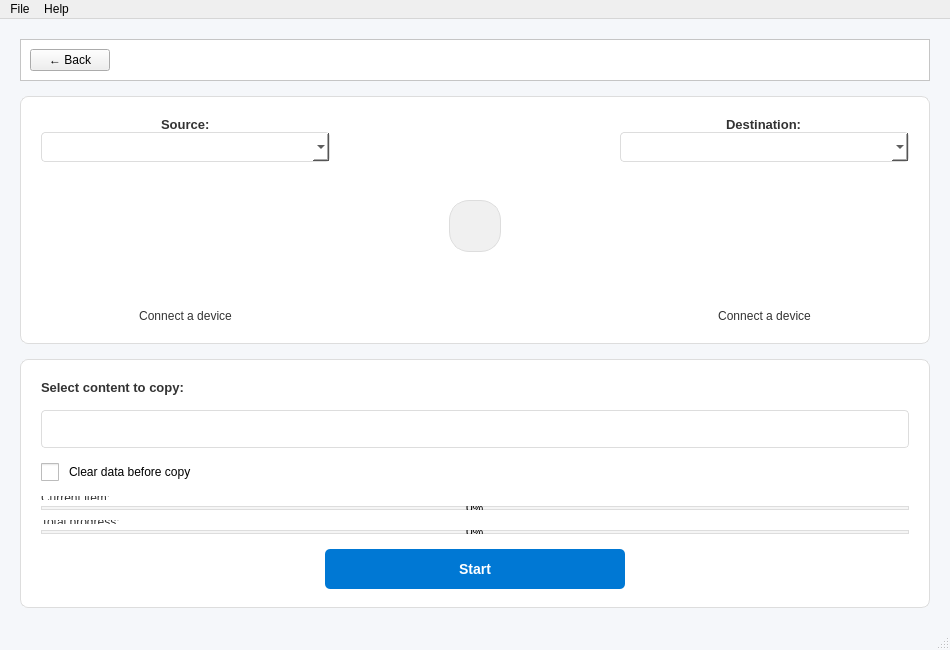
<?xml version="1.0" encoding="UTF-8"?>
<ui version="4.0">
 <class>MainWindow</class>
 <widget class="QMainWindow" name="MainWindow">
  <property name="geometry">
   <rect>
    <x>0</x>
    <y>0</y>
    <width>950</width>
    <height>650</height>
   </rect>
  </property>
  <property name="minimumSize">
   <size>
    <width>950</width>
    <height>650</height>
   </size>
  </property>
  <property name="windowTitle">
   <string>Mobile Data Bridge</string>
  </property>
  <property name="styleSheet">
   <string notr="true">QMainWindow {
  background-color: #f5f7fa;
}
QLabel {
  color: #333;
}
QPushButton#flipButton {
  background-color: #f0f0f0;
  border-radius: 20px;
  border: 1px solid #ddd;
  padding: 5px;
  min-width: 40px;
  min-height: 40px;
}
QPushButton#flipButton:hover {
  background-color: #e0e0e0;
}
QPushButton#startTransferButton {
  background-color: #0078d4;
  color: white;
  border-radius: 5px;
  padding: 10px 20px;
  font-weight: bold;
  font-size: 14px;
}
QPushButton#startTransferButton:hover {
  background-color: #0063b1;
}
QPushButton#startTransferButton:disabled {
  background-color: #cccccc;
  color: #666666;
}
QComboBox {
  border: 1px solid #ddd;
  border-radius: 4px;
  padding: 5px;
  background-color: white;
}
QListWidget {
  border: 1px solid #ddd;
  border-radius: 4px;
  background-color: white;
}
QListWidget::item {
  padding: 8px;
  border-bottom: 1px solid #eee;
}
QListWidget::item:selected {
  background-color: #e6f2ff;
  color: #0078d4;
}
QProgressBar {
  border: 1px solid #ddd;
  border-radius: 4px;
  text-align: center;
  background-color: #f5f5f5;
}
QProgressBar::chunk {
  background-color: #0078d4;
  border-radius: 3px;
}
QFrame#headerFrame {
  background-color: white;
  border-bottom: 1px solid #ddd;
}
QFrame#deviceFrame {
  background-color: white;
  border-radius: 8px;
  border: 1px solid #ddd;
}
QFrame#contentFrame {
  background-color: white;
  border-radius: 8px;
  border: 1px solid #ddd;
}
QCheckBox {
  spacing: 10px;
}
QCheckBox::indicator {
  width: 18px;
  height: 18px;
}
</string>
  </property>
  <widget class="QWidget" name="centralwidget">
   <layout class="QVBoxLayout" name="verticalLayout">
    <property name="spacing">
     <number>15</number>
    </property>
    <property name="leftMargin">
     <number>20</number>
    </property>
    <property name="topMargin">
     <number>20</number>
    </property>
    <property name="rightMargin">
     <number>20</number>
    </property>
    <property name="bottomMargin">
     <number>20</number>
    </property>
    <item>
     <widget class="QFrame" name="headerFrame">
      <property name="frameShape">
       <enum>QFrame::Shape::StyledPanel</enum>
      </property>
      <property name="frameShadow">
       <enum>QFrame::Shadow::Raised</enum>
      </property>
      <layout class="QHBoxLayout" name="horizontalLayout">
       <item>
        <widget class="QPushButton" name="backButton">
         <property name="text">
          <string>← Back</string>
         </property>
        </widget>
       </item>
       <item>
        <spacer name="horizontalSpacer">
         <property name="orientation">
          <enum>Qt::Orientation::Horizontal</enum>
         </property>
         <property name="sizeHint" stdset="0">
          <size>
           <width>40</width>
           <height>20</height>
          </size>
         </property>
        </spacer>
       </item>
      </layout>
     </widget>
    </item>
    <item>
     <widget class="QFrame" name="deviceFrame">
      <property name="frameShape">
       <enum>QFrame::Shape::StyledPanel</enum>
      </property>
      <property name="frameShadow">
       <enum>QFrame::Shadow::Raised</enum>
      </property>
      <layout class="QHBoxLayout" name="horizontalLayout_2">
       <property name="spacing">
        <number>0</number>
       </property>
       <property name="leftMargin">
        <number>20</number>
       </property>
       <property name="topMargin">
        <number>20</number>
       </property>
       <property name="rightMargin">
        <number>20</number>
       </property>
       <property name="bottomMargin">
        <number>20</number>
       </property>
       <item>
        <layout class="QVBoxLayout" name="sourceDeviceLayout">
         <item alignment="Qt::AlignmentFlag::AlignHCenter">
          <widget class="QLabel" name="sourceHeaderLabel">
           <property name="font">
            <font>
             <pointsize>10</pointsize>
             <bold>true</bold>
            </font>
           </property>
           <property name="text">
            <string>Source:</string>
           </property>
          </widget>
         </item>
         <item>
          <widget class="QComboBox" name="sourceDeviceComboBox">
           <property name="minimumSize">
            <size>
             <width>0</width>
             <height>30</height>
            </size>
           </property>
          </widget>
         </item>
         <item alignment="Qt::AlignmentFlag::AlignHCenter">
          <widget class="QLabel" name="sourceImageLabel">
           <property name="minimumSize">
            <size>
             <width>250</width>
             <height>400</height>
            </size>
           </property>
           <property name="maximumSize">
            <size>
             <width>250</width>
             <height>400</height>
            </size>
           </property>
           <property name="text">
            <string/>
           </property>
           <property name="alignment">
            <set>Qt::AlignmentFlag::AlignCenter</set>
           </property>
          </widget>
         </item>
         <item>
          <widget class="QLabel" name="sourceDeviceLabel">
           <property name="text">
            <string>Connect a device</string>
           </property>
           <property name="alignment">
            <set>Qt::AlignmentFlag::AlignCenter</set>
           </property>
          </widget>
         </item>
        </layout>
       </item>
       <item>
        <layout class="QVBoxLayout" name="flipButtonLayout">
         <item>
          <spacer name="verticalSpacer">
           <property name="orientation">
            <enum>Qt::Orientation::Vertical</enum>
           </property>
           <property name="sizeHint" stdset="0">
            <size>
             <width>20</width>
             <height>40</height>
            </size>
           </property>
          </spacer>
         </item>
         <item alignment="Qt::AlignmentFlag::AlignHCenter">
          <widget class="QPushButton" name="flipButton">
           <property name="minimumSize">
            <size>
             <width>52</width>
             <height>52</height>
            </size>
           </property>
           <property name="maximumSize">
            <size>
             <width>40</width>
             <height>40</height>
            </size>
           </property>
           <property name="text">
            <string/>
           </property>
          </widget>
         </item>
         <item>
          <spacer name="verticalSpacer_2">
           <property name="orientation">
            <enum>Qt::Orientation::Vertical</enum>
           </property>
           <property name="sizeHint" stdset="0">
            <size>
             <width>20</width>
             <height>40</height>
            </size>
           </property>
          </spacer>
         </item>
        </layout>
       </item>
       <item>
        <layout class="QVBoxLayout" name="destDeviceLayout">
         <item alignment="Qt::AlignmentFlag::AlignHCenter">
          <widget class="QLabel" name="destHeaderLabel">
           <property name="font">
            <font>
             <pointsize>10</pointsize>
             <bold>true</bold>
            </font>
           </property>
           <property name="text">
            <string>Destination:</string>
           </property>
          </widget>
         </item>
         <item>
          <widget class="QComboBox" name="destDeviceComboBox">
           <property name="minimumSize">
            <size>
             <width>0</width>
             <height>30</height>
            </size>
           </property>
          </widget>
         </item>
         <item alignment="Qt::AlignmentFlag::AlignHCenter">
          <widget class="QLabel" name="destImageLabel">
           <property name="minimumSize">
            <size>
             <width>250</width>
             <height>400</height>
            </size>
           </property>
           <property name="maximumSize">
            <size>
             <width>250</width>
             <height>400</height>
            </size>
           </property>
           <property name="text">
            <string/>
           </property>
           <property name="alignment">
            <set>Qt::AlignmentFlag::AlignCenter</set>
           </property>
          </widget>
         </item>
         <item>
          <widget class="QLabel" name="destDeviceLabel">
           <property name="text">
            <string>Connect a device</string>
           </property>
           <property name="alignment">
            <set>Qt::AlignmentFlag::AlignCenter</set>
           </property>
          </widget>
         </item>
        </layout>
       </item>
      </layout>
     </widget>
    </item>
    <item>
     <widget class="QFrame" name="contentFrame">
      <property name="frameShape">
       <enum>QFrame::Shape::StyledPanel</enum>
      </property>
      <property name="frameShadow">
       <enum>QFrame::Shadow::Raised</enum>
      </property>
      <layout class="QVBoxLayout" name="verticalLayout_2">
       <property name="spacing">
        <number>15</number>
       </property>
       <property name="leftMargin">
        <number>20</number>
       </property>
       <property name="topMargin">
        <number>20</number>
       </property>
       <property name="rightMargin">
        <number>20</number>
       </property>
       <property name="bottomMargin">
        <number>20</number>
       </property>
       <item>
        <widget class="QLabel" name="dataTypesHeaderLabel">
         <property name="font">
          <font>
           <pointsize>10</pointsize>
           <bold>true</bold>
          </font>
         </property>
         <property name="text">
          <string>Select content to copy:</string>
         </property>
        </widget>
       </item>
       <item>
        <widget class="QListWidget" name="dataTypesList">
         <property name="iconSize">
          <size>
           <width>24</width>
           <height>24</height>
          </size>
         </property>
        </widget>
       </item>
       <item>
        <widget class="QCheckBox" name="clearBeforeCopyCheckBox">
         <property name="text">
          <string>Clear data before copy</string>
         </property>
        </widget>
       </item>
       <item>
        <widget class="QFrame" name="progressFrame">
         <property name="frameShape">
          <enum>QFrame::Shape::NoFrame</enum>
         </property>
         <property name="frameShadow">
          <enum>QFrame::Shadow::Raised</enum>
         </property>
         <layout class="QVBoxLayout" name="progressLayout">
          <property name="leftMargin">
           <number>0</number>
          </property>
          <property name="topMargin">
           <number>0</number>
          </property>
          <property name="rightMargin">
           <number>0</number>
          </property>
          <property name="bottomMargin">
           <number>0</number>
          </property>
          <item>
           <widget class="QLabel" name="currentItemLabel">
            <property name="text">
             <string>Current item:</string>
            </property>
           </widget>
          </item>
          <item>
           <widget class="QProgressBar" name="progressBarCurrentItem">
            <property name="value">
             <number>0</number>
            </property>
           </widget>
          </item>
          <item>
           <spacer name="verticalSpacer_3">
            <property name="orientation">
             <enum>Qt::Orientation::Vertical</enum>
            </property>
            <property name="sizeType">
             <enum>QSizePolicy::Policy::Fixed</enum>
            </property>
            <property name="sizeHint" stdset="0">
             <size>
              <width>20</width>
              <height>10</height>
             </size>
            </property>
           </spacer>
          </item>
          <item>
           <widget class="QLabel" name="totalProgressLabel">
            <property name="text">
             <string>Total progress:</string>
            </property>
           </widget>
          </item>
          <item>
           <widget class="QProgressBar" name="progressBar">
            <property name="value">
             <number>0</number>
            </property>
           </widget>
          </item>
         </layout>
        </widget>
       </item>
       <item>
        <layout class="QHBoxLayout" name="buttonLayout">
         <item>
          <spacer name="horizontalSpacer_2">
           <property name="orientation">
            <enum>Qt::Orientation::Horizontal</enum>
           </property>
           <property name="sizeHint" stdset="0">
            <size>
             <width>40</width>
             <height>20</height>
            </size>
           </property>
          </spacer>
         </item>
         <item>
          <widget class="QPushButton" name="startTransferButton">
           <property name="minimumSize">
            <size>
             <width>300</width>
             <height>40</height>
            </size>
           </property>
           <property name="font">
            <font>
             <pointsize>-1</pointsize>
             <bold>true</bold>
            </font>
           </property>
           <property name="text">
            <string>Start</string>
           </property>
          </widget>
         </item>
         <item>
          <spacer name="horizontalSpacer_3">
           <property name="orientation">
            <enum>Qt::Orientation::Horizontal</enum>
           </property>
           <property name="sizeHint" stdset="0">
            <size>
             <width>40</width>
             <height>20</height>
            </size>
           </property>
          </spacer>
         </item>
        </layout>
       </item>
      </layout>
     </widget>
    </item>
   </layout>
  </widget>
  <widget class="QMenuBar" name="menubar">
   <property name="geometry">
    <rect>
     <x>0</x>
     <y>0</y>
     <width>950</width>
     <height>22</height>
    </rect>
   </property>
   <widget class="QMenu" name="menuFile">
    <property name="title">
     <string>File</string>
    </property>
    <addaction name="actionSalir"/>
   </widget>
   <widget class="QMenu" name="menuHelp">
    <property name="title">
     <string>Help</string>
    </property>
    <addaction name="actionAcerca_de"/>
   </widget>
   <addaction name="menuFile"/>
   <addaction name="menuHelp"/>
  </widget>
  <widget class="QStatusBar" name="statusbar"/>
  <action name="actionSalir">
   <property name="text">
    <string>Exit</string>
   </property>
  </action>
  <action name="actionAcerca_de">
   <property name="text">
    <string>About</string>
   </property>
  </action>
 </widget>
 <resources/>
 <connections/>
</ui>
